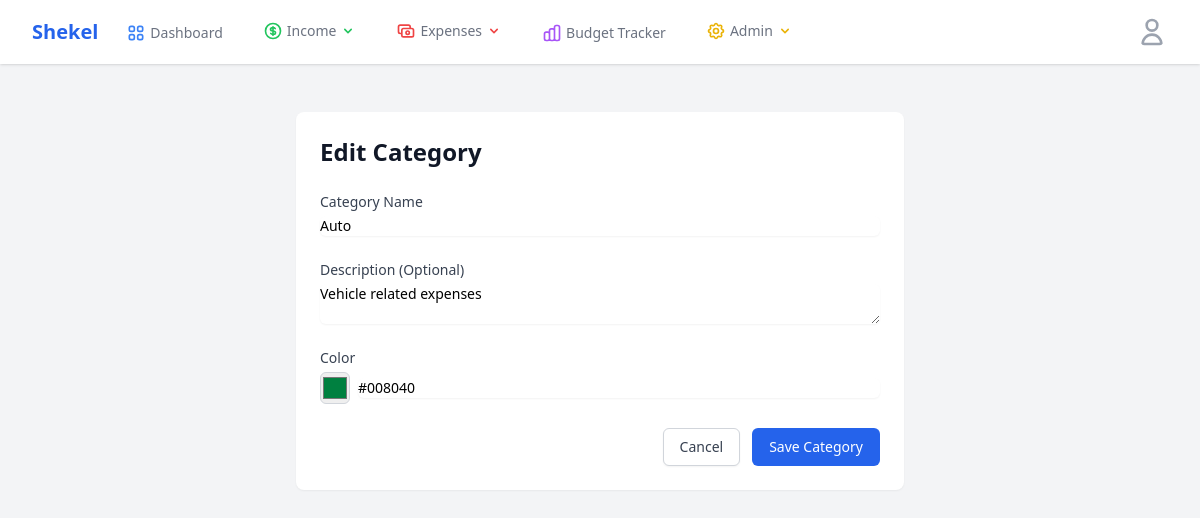
The page /expenses/categories/edit/1 (signed in) on the database its author committed.
### app/models.py (models this page shows, shortened)
class ExpenseCategory(db.Model):
    id = db.Column(db.Integer, primary_key=True)
    name = db.Column(db.String(50), nullable=False, unique=True)
    description = db.Column(db.String(200))
    color = db.Column(db.String(7), default="#6B7280")  # Default gray color in hex
    user_id = db.Column(db.Integer, db.ForeignKey("user.id"), nullable=False)
    expenses = db.relationship(
        "Expense",
        backref="category_obj",
        lazy="dynamic",
        foreign_keys="Expense.category_id",
    )
    created_at = db.Column(db.DateTime, default=datetime.utcnow)

### app/routes.py (the view, shortened to what this page needs)
@main.route("/expenses/categories/edit/<int:id>", methods=["GET", "POST"])
@login_required
def edit_category(id):
    category = ExpenseCategory.query.filter_by(
        id=id, user_id=current_user.id
    ).first_or_404()
    form = ExpenseCategoryForm(obj=category)
    return render_template(
        "finance/category_form.html",
        title="Edit Category",
        form=form,
        category=category,
    )

### app/forms.py
class ExpenseCategoryForm(FlaskForm):
    name = StringField("Category Name", validators=[DataRequired(), Length(max=50)])
    description = TextAreaField("Description", validators=[Length(max=200)])
    color = StringField("Color", default="#6B7280", validators=[Length(max=7)])
    submit = SubmitField("Save Category")

### app/models.py (called while the page is built)
@login_manager.user_loader
def load_user(id):
    return User.query.get(int(id))

    def has_permission(self, permission):
        return (
            self.role is not None and (self.role.permissions & permission) == permission
        )

    def can_manage_users(self):
        return self.has_permission(Role.MANAGE_USERS)

### app/templates/finance/category_form.html (shortened to what this page needs)
{% extends "base.html" %}
{% block content %}
<div class="max-w-2xl mx-auto py-6 sm:px-6 lg:px-8">
    <div class="bg-white shadow-sm rounded-lg">
        <div class="px-4 py-5 sm:p-6">
            <h1 class="text-2xl font-bold text-gray-900 mb-4">
                {% if category %}Edit Category{% else %}Add Category{% endif %}
            </h1>
            <form method="POST" class="space-y-6">
                <div>
                    <label for="name" class="block text-sm font-medium text-gray-700">Category Name</label>
                    <div class="mt-1">
                        {{ form.name(class="shadow-sm focus:ring-blue-500 focus:border-blue-500 block w-full sm:text-sm
                        border-gray-300 rounded-md") }}
                    </div>
                </div>
                <div>
                    <label for="description" class="block text-sm font-medium text-gray-700">Description
                        (Optional)</label>
                    <div class="mt-1">
                        {{ form.description(class="shadow-sm focus:ring-blue-500 focus:border-blue-500 block w-full
                        sm:text-sm border-gray-300 rounded-md", rows="2") }}
                    </div>
                </div>
                <div>
                    <label for="color" class="block text-sm font-medium text-gray-700">Color</label>
                    <div class="mt-1 flex items-center">
                        <input type="color" id="color-picker" value="{{ form.color.data or '#6B7280' }}"
                            class="h-8 w-8 rounded-md border border-gray-300 mr-2"
                            onchange="document.getElementById('color').value = this.value">
                        {{ form.color(class="shadow-sm focus:ring-blue-500 focus:border-blue-500 block w-full
                        sm:text-sm border-gray-300 rounded-md", id="color") }}
                    </div>
                </div>
                <div class="flex justify-end space-x-3">
                    <a href="{{ url_for('main.manage_categories') }}"
                        class="px-4 py-2 border border-gray-300 shadow-sm text-sm font-medium rounded-md text-gray-700 bg-white hover:bg-gray-50">
                        Cancel
                    </a>
                    {{ form.submit(class="px-4 py-2 border border-transparent text-sm font-medium rounded-md text-white
                    bg-blue-600 hover:bg-blue-700") }}
                </div>
            </form>
        </div>
    </div>
</div>
{% endblock %}

### rows shown on the page
ExpenseCategory: name "Auto", description "Vehicle related expenses", color "#008040"
